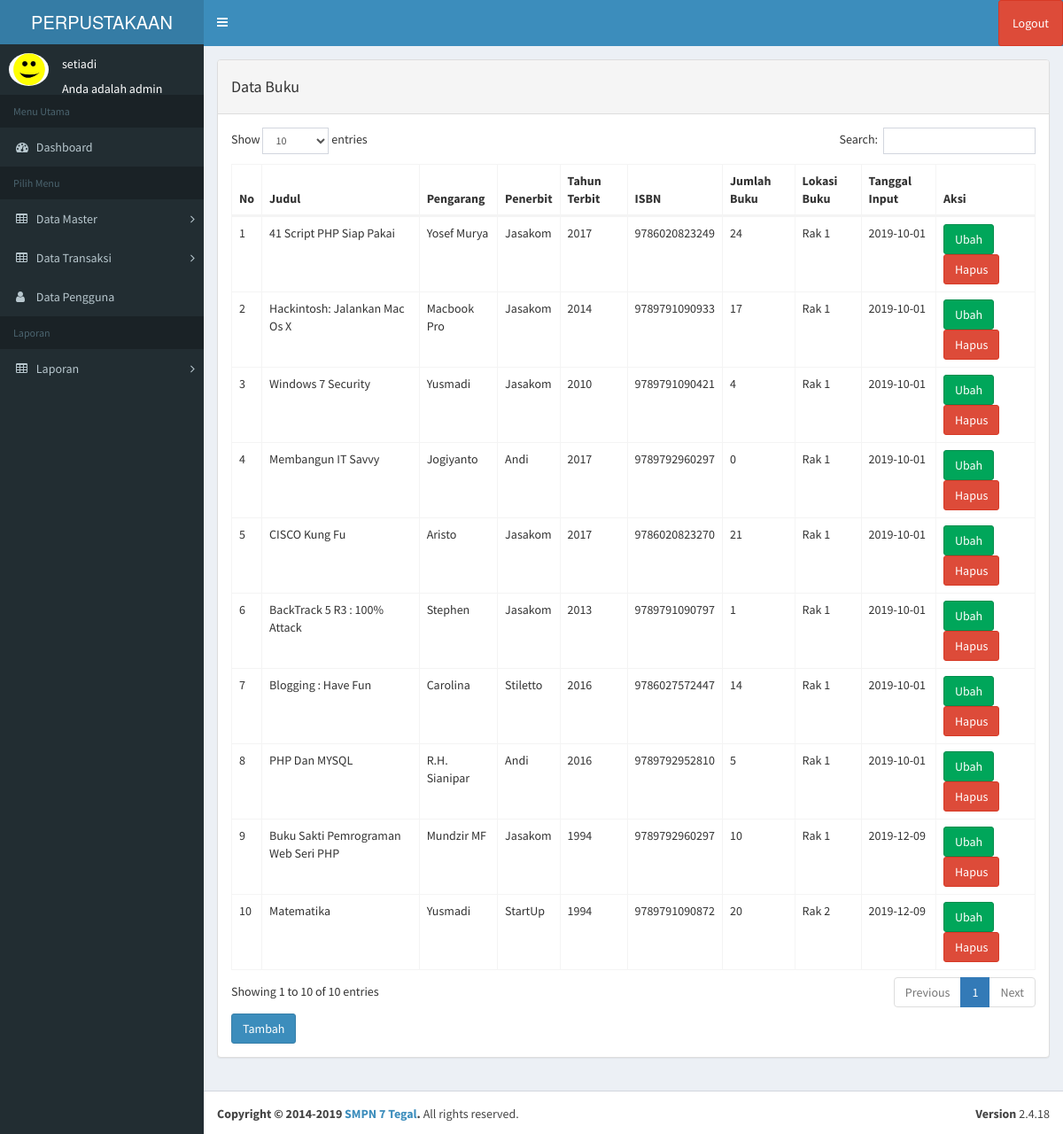
The app's page /index.php?page=buku (signed in) with its own data.
### tables this page shows
CREATE TABLE `tb_pengguna` (
  `id` int(11) NOT NULL,
  `username` varchar(100) NOT NULL,
  `nama` varchar(100) NOT NULL,
  `password` varchar(50) NOT NULL,
  `level` varchar(20) NOT NULL,
  `foto` varchar(25) NOT NULL
);

CREATE TABLE `tb_buku` (
  `id` int(9) NOT NULL,
  `judul` varchar(200) NOT NULL,
  `pengarang` varchar(100) NOT NULL,
  `penerbit` varchar(150) NOT NULL,
  `tahun_terbit` varchar(4) NOT NULL,
  `isbn` varchar(100) NOT NULL,
  `jumlah_buku` int(100) NOT NULL,
  `lokasi` varchar(100) NOT NULL,
  `tanggal_input` date NOT NULL
);

### page/buku/buku.php (the view, shortened to what this page needs)
                   <div class="panel panel-default">
                       <div class="panel-heading">
                            <h4>Data Buku</h4>
                       </div>
                       <div class="panel-body">
					<div class="row">
<div class="col-md-12">
 <div class="content-panel">
                           <div class="table-responsive">
                               <table  class="display table table-bordered" id="transaksi">
                                   <thead>
                                       <tr>
                                           <th>No</th>
                                           <th>Judul</th>
                                           <th>Pengarang</th>
                                           <th>Penerbit</th>
										<th>Tahun Terbit</th>
                                           <th>ISBN</th>
										<th>Jumlah Buku</th>
										<th>Lokasi Buku</th>
										<th>Tanggal Input</th>
										<th>Aksi</th>
                                       </tr>
                                   </thead>
								    </div>
					<tbody>
					<?php
								$no = 1;
								$sql = $koneksi->query("select * from tb_buku");
								while ($data = $sql->fetch_assoc()) {
								?>
					<tr>
						<td><?php echo $no++; ?></td>
						<td><?php echo $data['judul']; ?></td>
						<td><?php echo $data['pengarang']; ?></td>
						<td><?php echo $data['penerbit']; ?></td>
						<td><?php echo $data['tahun_terbit']; ?></td>
						<td><?php echo $data['isbn']; ?></td>
						<td><?php echo $data['jumlah_buku']; ?></td>
						<td><?php echo $data['lokasi']; ?></td>
						<td><?php echo $data['tanggal_input']; ?></td>
						<td>
						<a href="?page=buku&aksi=ubah&id=<?php echo $data['id'] ?>" class="btn btn-success" >Ubah</a>
						<a onclick="return confirm('Apakah anda yakin akan menghapus data ini?')" href="?page=buku&aksi=hapus&id=<?php echo $data['id'] ?>" class="btn btn-danger" >Hapus</a>
						</td>
					</tr>
								<?php }?>
						 </tbody>
							<a href="?page=buku&aksi=tambah" class="btn btn-primary" >Tambah</a>
							</div>
							</section>

### index.php (shortened to what this page needs)
<?php
	$koneksi = new mysqli("localhost","root","","db_perpustakaan");
	?>
<!DOCTYPE html>
<html>
<head>
  <link rel="stylesheet" href="bower_components/bootstrap/dist/css/bootstrap.min.css">
  <link rel="stylesheet" href="bower_components/font-awesome/css/font-awesome.min.css">
  <link rel="stylesheet" href="bower_components/Ionicons/css/ionicons.min.css">
  <link rel="stylesheet" href="dist/css/AdminLTE.min.css">
  <link rel="stylesheet" href="dist/css/skins/_all-skins.min.css">
  <link rel="stylesheet" href="bower_components/morris.js/morris.css">
  <link rel="stylesheet" href="bower_components/jvectormap/jquery-jvectormap.css">
  <link rel="stylesheet" href="bower_components/bootstrap-datepicker/dist/css/bootstrap-datepicker.min.css">
  <link rel="stylesheet" href="bower_components/bootstrap-daterangepicker/daterangepicker.css">
  <link rel="stylesheet" href="plugins/bootstrap-wysihtml5/bootstrap3-wysihtml5.min.css">
  <link rel="stylesheet" type="text/css" href="dataTables/DataTables-1.10.20/css/dataTables.bootstrap.min.css"/>
</head>
<body class="hold-transition skin-blue sidebar-mini">
<div class="wrapper">
  <header class="main-header">
    <a href="index.php" class="logo">
      <span class="logo-lg">PERPUSTAKAAN</span>
    </a>
    <nav class="navbar navbar-static-top">
      <a href="#" class="sidebar-toggle" data-toggle="push-menu" role="button">
      </a>
      <div class="navbar-custom-menu">
        <ul class="nav navbar-nav">
          <li class="dropdown user user-menu">
            <a href="#" class="dropdown-toggle" data-toggle="dropdown">
                <li><a onclick="return confirm('Apakah anda yakin akan logout?')" class="btn btn-danger" class="logout" href="logout.php">Logout</a></li>
            </a>
          </li>
        </ul>
      </div>
    </nav>
  </header>
  <aside class="main-sidebar">
    <section class="sidebar">
           <div class="user-panel">
	<?php
	if ($_SESSION['admin']) {
	   $user = $_SESSION['admin'];
	}
	$sql =$koneksi->query("select * from tb_pengguna where id='$user'");
	$data = $sql->fetch_assoc();
	?>
    <div class="pull-left image">
          <img src="img/<?php echo $data['foto']?>" class="img-circle" width="48" height="48" alt="User" />
        </div>
        <div class="pull-left info">
                    <div class="name" data-toggle="dropdown" aria-haspopup="true" aria-expanded="false"><?php echo $data['nama'];?></div>
					<br>
                    <div class="email">Anda adalah <?php echo $data['level'];?></div>
        </div>
      </div>
  <ul class="sidebar-menu" data-widget="tree">
        <li class="header">Menu Utama</li>
        <li class="active treeview menu-open">
		<li>
          <a href="?page=home">
            <i class="fa fa-dashboard"></i> <span>Dashboard</span>
          </a>
        </li>
        <ul class="sidebar-menu" >
        <li class="header">Pilih Menu</li>
		 <li class="treeview">
          <a href="#">
            <i class="fa fa-table"></i> <span>Data Master</span>
            <span class="pull-right-container">
              <i class="fa fa-angle-right pull-right"></i>
            </span>
          </a>
        </li>
		 <li class="treeview">
          <a href="">
            <i class="fa fa-table"></i> <span>Data Transaksi</span>
            <span class="pull-right-container">
              <i class="fa fa-angle-right pull-right"></i>
            </span>
          </a>
        </li>
	<li>
          <a href="?page=pengguna">
            <i class="fa fa-user"></i> <span>Data Pengguna</span>
          </a>
        </li>
		<ul class="sidebar-menu" >
        <li class="header">Laporan</li>
		 <li class="treeview">
          <a href="">
            <i class="fa fa-table"></i> <span>Laporan</span>
            <span class="pull-right-container">
              <i class="fa fa-angle-right pull-right"></i>
            </span>
          </a>
        </li>
      </ul>
    </section>
  </aside>
  <div class="content-wrapper">
    <section class="content">
	<?php
			   $page = $_GET['page'];
			   $aksi = $_GET['aksi'];
				if ($page == "buku") {
				   if ($aksi == "") {
					   include "page/buku/buku.php";
				   }
				   elseif ($aksi == "tambah") {
					   include "page/buku/tambah.php";
				   }
				}
			   ?>
  </div>
  <footer class="main-footer">
    <div class="pull-right hidden-xs">
      <b>Version</b> 2.4.18
    </div>
    <strong>Copyright &copy; 2014-2019 <a>SMPN 7 Tegal</a>.</strong> All rights
    reserved.
  </footer>
</div>
</body>
</html>

### records on screen
tb_pengguna: foto (picture), nama "setiadi", level "admin"
tb_buku: judul "41 Script PHP Siap Pakai", pengarang "Yosef Murya", penerbit "Jasakom", tahun_terbit "2017", isbn "9786020823249", jumlah_buku "24", lokasi "Rak 1", tanggal_input "2019-10-01"
tb_buku: judul "Hackintosh: Jalankan Mac Os X", pengarang "Macbook Pro", penerbit "Jasakom", tahun_terbit "2014", isbn "9789791090933", jumlah_buku "17", lokasi "Rak 1", tanggal_input "2019-10-01"
tb_buku: judul "Windows 7 Security", pengarang "Yusmadi", penerbit "Jasakom", tahun_terbit "2010", isbn "9789791090421", jumlah_buku "4", lokasi "Rak 1", tanggal_input "2019-10-01"
tb_buku: judul "Membangun IT Savvy", pengarang "Jogiyanto", penerbit "Andi", tahun_terbit "2017", isbn "9789792960297", jumlah_buku "0", lokasi "Rak 1", tanggal_input "2019-10-01"
tb_buku: judul "CISCO Kung Fu", pengarang "Aristo", penerbit "Jasakom", tahun_terbit "2017", isbn "9786020823270", jumlah_buku "21", lokasi "Rak 1", tanggal_input "2019-10-01"
tb_buku: judul "BackTrack 5 R3 : 100% Attack", pengarang "Stephen", penerbit "Jasakom", tahun_terbit "2013", isbn "9789791090797", jumlah_buku "1", lokasi "Rak 1", tanggal_input "2019-10-01"
tb_buku: judul "Blogging : Have Fun", pengarang "Carolina", penerbit "Stiletto", tahun_terbit "2016", isbn "9786027572447", jumlah_buku "14", lokasi "Rak 1", tanggal_input "2019-10-01"
tb_buku: judul "PHP Dan MYSQL", pengarang "R.H. Sianipar", penerbit "Andi", tahun_terbit "2016", isbn "9789792952810", jumlah_buku "5", lokasi "Rak 1", tanggal_input "2019-10-01"
tb_buku: judul "Buku Sakti Pemrograman Web Seri PHP", pengarang "Mundzir MF", penerbit "Jasakom", tahun_terbit "1994", isbn "9789792960297", jumlah_buku "10", lokasi "Rak 1", tanggal_input "2019-12-09"
tb_buku: judul "Matematika", pengarang "Yusmadi", penerbit "StartUp", tahun_terbit "1994", isbn "9789791090872", jumlah_buku "20", lokasi "Rak 2", tanggal_input "2019-12-09"
